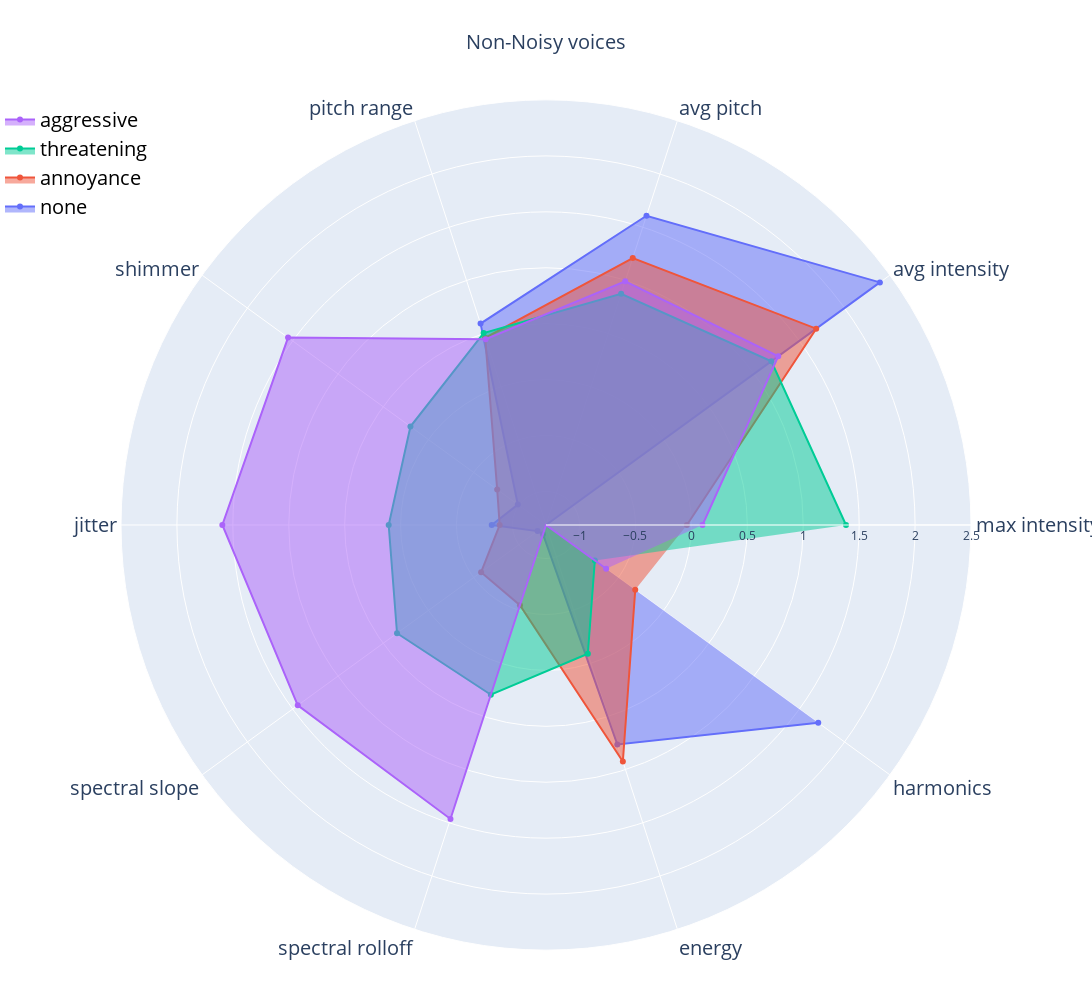

The notebook cell saved with this chart:
### Code cell
radarPlotDataframes(means_non_segment, 'Non-Noisy voices', 'segment', -1.3, 2.5)

### Figure 1 — Plotly figure (JSON) as saved in the notebook; plotly's stock layout.template omitted (floating-point values rounded to 4 significant figures)
{"data": [{"fill": "toself", "name": "none", "r": [-1.441, 2.39, 1.608, 0.5938, -0.9885, -0.8147, -1.207, -1.213, 0.7639, 1.709, -0.1556, -0.6745, -0.5312], "subplot": "polar", "theta": ["max intensity", "avg intensity", "avg pitch", "pitch range", "shimmer", "jitter", "spectral slope", "spectral rolloff", "energy", "harmonics"], "type": "scatterpolar"}, {"fill": "toself", "name": "annoyance", "r": [-0.04027, 1.686, 1.21, 0.4596, -0.7605, -0.8858, -0.5827, -0.5463, 0.9237, -0.3138, 1.3, -0.5862, -0.9314], "subplot": "polar", "theta": ["max intensity", "avg intensity", "avg pitch", "pitch range", "shimmer", "jitter", "spectral slope", "spectral rolloff", "energy", "harmonics"], "type": "scatterpolar"}, {"fill": "toself", "name": "threatening", "r": [1.382, 1.191, 0.8741, 0.5048, 0.1982, 0.1066, 0.3464, 0.2956, -0.08919, -0.7602, 0.3308, -0.4667, -0.2122], "subplot": "polar", "theta": ["max intensity", "avg intensity", "avg pitch", "pitch range", "shimmer", "jitter", "spectral slope", "spectral rolloff", "energy", "harmonics"], "type": "scatterpolar"}, {"fill": "toself", "name": "aggressive", "r": [0.09919, 1.267, 0.9907, 0.446, 1.551, 1.594, 1.443, 1.464, -1.598, -0.6349, -1.475, 1.727, 1.675], "subplot": "polar", "theta": ["max intensity", "avg intensity", "avg pitch", "pitch range", "shimmer", "jitter", "spectral slope", "spectral rolloff", "energy", "harmonics"], "type": "scatterpolar"}], "layout": {"annotations": [{"font": {"size": 20}, "showarrow": false, "text": "Non-Noisy voices", "x": 0.5, "xanchor": "center", "xref": "paper", "y": 1.05, "yanchor": "bottom", "yref": "paper"}], "autosize": false, "height": 1000, "legend": {"font": {"color": "black", "size": 20}, "traceorder": "reversed", "x": 0, "y": 1}, "margin": {"b": 50, "l": 0, "r": 0, "t": 100}, "polar": {"angularaxis": {"tickfont": {"size": 20}}, "domain": {"x": [0, 1], "y": [0, 1]}, "radialaxis": {"range": [-1.3, 2.5], "visible": true}}, "showlegend": true, "width": 1200}}
